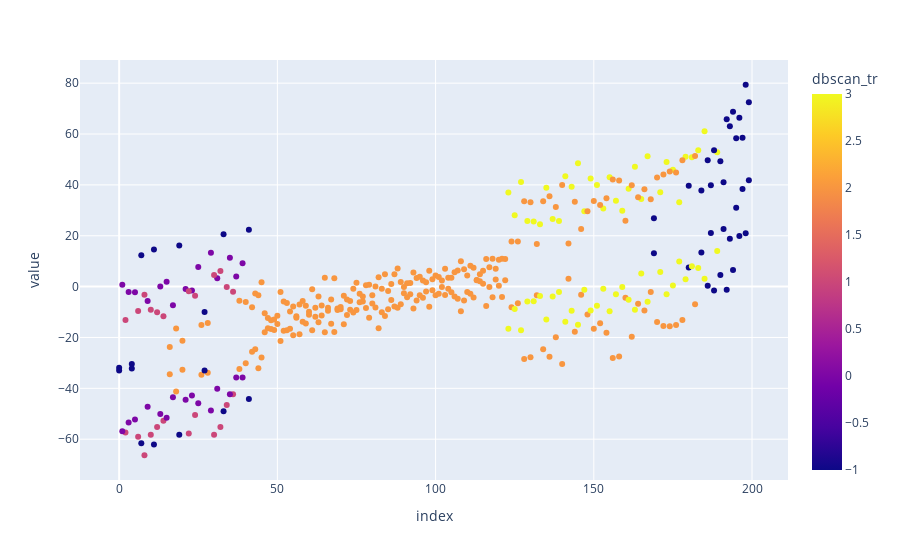

Write notebook code for a chart like this one.
### Code cell
px.scatter(df_tr,
          color="dbscan_tr")

### Figure 1 — Plotly figure (JSON) as saved in the notebook; plotly's stock layout.template omitted (floating-point values rounded to 4 significant figures; data arrays with more than 128 entries replaced by an {"elided": "..."} marker saying what was removed)
{"data": [{"hovertemplate": "index=%{x}<br>value=%{y}<br>dbscan_tr=%{marker.color}<extra></extra>", "legendgroup": "", "marker": {"color": {"elided": "400 int values"}, "coloraxis": "coloraxis", "symbol": "circle"}, "mode": "markers", "name": "", "orientation": "v", "showlegend": false, "type": "scatter", "x": {"elided": "400 int values"}, "xaxis": "x", "y": {"elided": "400 float values"}, "yaxis": "y"}], "layout": {"autosize": true, "coloraxis": {"colorbar": {"title": {"text": "dbscan_tr"}}, "colorscale": [[0, "#0d0887"], [0.1111, "#46039f"], [0.2222, "#7201a8"], [0.3333, "#9c179e"], [0.4444, "#bd3786"], [0.5556, "#d8576b"], [0.6667, "#ed7953"], [0.7778, "#fb9f3a"], [0.8889, "#fdca26"], [1, "#f0f921"]]}, "legend": {"tracegroupgap": 0}, "margin": {"t": 60}, "xaxis": {"anchor": "y", "autorange": true, "domain": [0, 1], "range": [-12.1, 211.1], "title": {"text": "index"}, "type": "linear"}, "yaxis": {"anchor": "x", "autorange": true, "domain": [0, 1], "range": [-77.6, 90.66], "title": {"text": "value"}, "type": "linear"}}}
